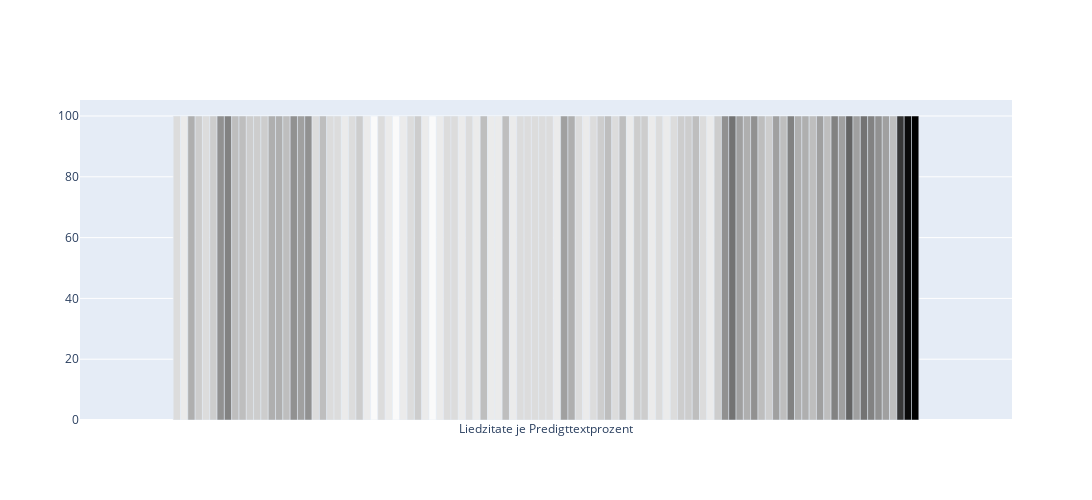

Notebook code cell kept with this figure:
### Code cell
create_song_dist_chart(ids)
#create_song_dist_chart(["E000052", "E000109"])

### Figure 1 — Plotly figure (JSON) as saved in the notebook; plotly's stock layout.template omitted (floating-point values rounded to 4 significant figures)
{"data": [{"hovertemplate": "2 Lied(er) im 1%", "marker": {"color": "rgb(220,220,220)"}, "type": "bar", "x": ["Liedzitate je Predigttextprozent"], "y": [100]}, {"hovertemplate": "1 Lied(er) im 2%", "marker": {"color": "rgb(235,235,235)"}, "type": "bar", "x": ["Liedzitate je Predigttextprozent"], "y": [100]}, {"hovertemplate": "5 Lied(er) im 3%", "marker": {"color": "rgb(175,175,175)"}, "type": "bar", "x": ["Liedzitate je Predigttextprozent"], "y": [100]}, {"hovertemplate": "3 Lied(er) im 4%", "marker": {"color": "rgb(205,205,205)"}, "type": "bar", "x": ["Liedzitate je Predigttextprozent"], "y": [100]}, {"hovertemplate": "2 Lied(er) im 5%", "marker": {"color": "rgb(220,220,220)"}, "type": "bar", "x": ["Liedzitate je Predigttextprozent"], "y": [100]}, {"hovertemplate": "3 Lied(er) im 6%", "marker": {"color": "rgb(205,205,205)"}, "type": "bar", "x": ["Liedzitate je Predigttextprozent"], "y": [100]}, {"hovertemplate": "7 Lied(er) im 7%", "marker": {"color": "rgb(145,145,145)"}, "type": "bar", "x": ["Liedzitate je Predigttextprozent"], "y": [100]}, {"hovertemplate": "8 Lied(er) im 8%", "marker": {"color": "rgb(130,130,130)"}, "type": "bar", "x": ["Liedzitate je Predigttextprozent"], "y": [100]}, {"hovertemplate": "4 Lied(er) im 9%", "marker": {"color": "rgb(190,190,190)"}, "type": "bar", "x": ["Liedzitate je Predigttextprozent"], "y": [100]}, {"hovertemplate": "4 Lied(er) im 10%", "marker": {"color": "rgb(190,190,190)"}, "type": "bar", "x": ["Liedzitate je Predigttextprozent"], "y": [100]}, {"hovertemplate": "3 Lied(er) im 11%", "marker": {"color": "rgb(205,205,205)"}, "type": "bar", "x": ["Liedzitate je Predigttextprozent"], "y": [100]}, {"hovertemplate": "3 Lied(er) im 12%", "marker": {"color": "rgb(205,205,205)"}, "type": "bar", "x": ["Liedzitate je Predigttextprozent"], "y": [100]}, {"hovertemplate": "3 Lied(er) im 13%", "marker": {"color": "rgb(205,205,205)"}, "type": "bar", "x": ["Liedzitate je Predigttextprozent"], "y": [100]}, {"hovertemplate": "5 Lied(er) im 14%", "marker": {"color": "rgb(175,175,175)"}, "type": "bar", "x": ["Liedzitate je Predigttextprozent"], "y": [100]}, {"hovertemplate": "5 Lied(er) im 15%", "marker": {"color": "rgb(175,175,175)"}, "type": "bar", "x": ["Liedzitate je Predigttextprozent"], "y": [100]}, {"hovertemplate": "4 Lied(er) im 16%", "marker": {"color": "rgb(190,190,190)"}, "type": "bar", "x": ["Liedzitate je Predigttextprozent"], "y": [100]}, {"hovertemplate": "7 Lied(er) im 17%", "marker": {"color": "rgb(145,145,145)"}, "type": "bar", "x": ["Liedzitate je Predigttextprozent"], "y": [100]}, {"hovertemplate": "6 Lied(er) im 18%", "marker": {"color": "rgb(160,160,160)"}, "type": "bar", "x": ["Liedzitate je Predigttextprozent"], "y": [100]}, {"hovertemplate": "7 Lied(er) im 19%", "marker": {"color": "rgb(145,145,145)"}, "type": "bar", "x": ["Liedzitate je Predigttextprozent"], "y": [100]}, {"hovertemplate": "2 Lied(er) im 20%", "marker": {"color": "rgb(220,220,220)"}, "type": "bar", "x": ["Liedzitate je Predigttextprozent"], "y": [100]}, {"hovertemplate": "4 Lied(er) im 21%", "marker": {"color": "rgb(190,190,190)"}, "type": "bar", "x": ["Liedzitate je Predigttextprozent"], "y": [100]}, {"hovertemplate": "2 Lied(er) im 22%", "marker": {"color": "rgb(220,220,220)"}, "type": "bar", "x": ["Liedzitate je Predigttextprozent"], "y": [100]}, {"hovertemplate": "2 Lied(er) im 23%", "marker": {"color": "rgb(220,220,220)"}, "type": "bar", "x": ["Liedzitate je Predigttextprozent"], "y": [100]}, {"hovertemplate": "1 Lied(er) im 24%", "marker": {"color": "rgb(235,235,235)"}, "type": "bar", "x": ["Liedzitate je Predigttextprozent"], "y": [100]}, {"hovertemplate": "2 Lied(er) im 25%", "marker": {"color": "rgb(220,220,220)"}, "type": "bar", "x": ["Liedzitate je Predigttextprozent"], "y": [100]}, {"hovertemplate": "3 Lied(er) im 26%", "marker": {"color": "rgb(205,205,205)"}, "type": "bar", "x": ["Liedzitate je Predigttextprozent"], "y": [100]}, {"hovertemplate": "1 Lied(er) im 27%", "marker": {"color": "rgb(235,235,235)"}, "type": "bar", "x": ["Liedzitate je Predigttextprozent"], "y": [100]}, {"hovertemplate": "0 Lied(er) im 28%", "marker": {"color": "rgb(250,250,250)"}, "type": "bar", "x": ["Liedzitate je Predigttextprozent"], "y": [100]}, {"hovertemplate": "2 Lied(er) im 29%", "marker": {"color": "rgb(220,220,220)"}, "type": "bar", "x": ["Liedzitate je Predigttextprozent"], "y": [100]}, {"hovertemplate": "1 Lied(er) im 30%", "marker": {"color": "rgb(235,235,235)"}, "type": "bar", "x": ["Liedzitate je Predigttextprozent"], "y": [100]}, {"hovertemplate": "0 Lied(er) im 31%", "marker": {"color": "rgb(250,250,250)"}, "type": "bar", "x": ["Liedzitate je Predigttextprozent"], "y": [100]}, {"hovertemplate": "1 Lied(er) im 32%", "marker": {"color": "rgb(235,235,235)"}, "type": "bar", "x": ["Liedzitate je Predigttextprozent"], "y": [100]}, {"hovertemplate": "2 Lied(er) im 33%", "marker": {"color": "rgb(220,220,220)"}, "type": "bar", "x": ["Liedzitate je Predigttextprozent"], "y": [100]}, {"hovertemplate": "3 Lied(er) im 34%", "marker": {"color": "rgb(205,205,205)"}, "type": "bar", "x": ["Liedzitate je Predigttextprozent"], "y": [100]}, {"hovertemplate": "1 Lied(er) im 35%", "marker": {"color": "rgb(235,235,235)"}, "type": "bar", "x": ["Liedzitate je Predigttextprozent"], "y": [100]}, {"hovertemplate": "0 Lied(er) im 36%", "marker": {"color": "rgb(250,250,250)"}, "type": "bar", "x": ["Liedzitate je Predigttextprozent"], "y": [100]}, {"hovertemplate": "1 Lied(er) im 37%", "marker": {"color": "rgb(235,235,235)"}, "type": "bar", "x": ["Liedzitate je Predigttextprozent"], "y": [100]}, {"hovertemplate": "2 Lied(er) im 38%", "marker": {"color": "rgb(220,220,220)"}, "type": "bar", "x": ["Liedzitate je Predigttextprozent"], "y": [100]}, {"hovertemplate": "2 Lied(er) im 39%", "marker": {"color": "rgb(220,220,220)"}, "type": "bar", "x": ["Liedzitate je Predigttextprozent"], "y": [100]}, {"hovertemplate": "1 Lied(er) im 40%", "marker": {"color": "rgb(235,235,235)"}, "type": "bar", "x": ["Liedzitate je Predigttextprozent"], "y": [100]}, {"hovertemplate": "2 Lied(er) im 41%", "marker": {"color": "rgb(220,220,220)"}, "type": "bar", "x": ["Liedzitate je Predigttextprozent"], "y": [100]}, {"hovertemplate": "1 Lied(er) im 42%", "marker": {"color": "rgb(235,235,235)"}, "type": "bar", "x": ["Liedzitate je Predigttextprozent"], "y": [100]}, {"hovertemplate": "4 Lied(er) im 43%", "marker": {"color": "rgb(190,190,190)"}, "type": "bar", "x": ["Liedzitate je Predigttextprozent"], "y": [100]}, {"hovertemplate": "1 Lied(er) im 44%", "marker": {"color": "rgb(235,235,235)"}, "type": "bar", "x": ["Liedzitate je Predigttextprozent"], "y": [100]}, {"hovertemplate": "1 Lied(er) im 45%", "marker": {"color": "rgb(235,235,235)"}, "type": "bar", "x": ["Liedzitate je Predigttextprozent"], "y": [100]}, {"hovertemplate": "4 Lied(er) im 46%", "marker": {"color": "rgb(190,190,190)"}, "type": "bar", "x": ["Liedzitate je Predigttextprozent"], "y": [100]}, {"hovertemplate": "1 Lied(er) im 47%", "marker": {"color": "rgb(235,235,235)"}, "type": "bar", "x": ["Liedzitate je Predigttextprozent"], "y": [100]}, {"hovertemplate": "2 Lied(er) im 48%", "marker": {"color": "rgb(220,220,220)"}, "type": "bar", "x": ["Liedzitate je Predigttextprozent"], "y": [100]}, {"hovertemplate": "2 Lied(er) im 49%", "marker": {"color": "rgb(220,220,220)"}, "type": "bar", "x": ["Liedzitate je Predigttextprozent"], "y": [100]}, {"hovertemplate": "2 Lied(er) im 50%", "marker": {"color": "rgb(220,220,220)"}, "type": "bar", "x": ["Liedzitate je Predigttextprozent"], "y": [100]}, {"hovertemplate": "2 Lied(er) im 51%", "marker": {"color": "rgb(220,220,220)"}, "type": "bar", "x": ["Liedzitate je Predigttextprozent"], "y": [100]}, {"hovertemplate": "2 Lied(er) im 52%", "marker": {"color": "rgb(220,220,220)"}, "type": "bar", "x": ["Liedzitate je Predigttextprozent"], "y": [100]}, {"hovertemplate": "1 Lied(er) im 53%", "marker": {"color": "rgb(235,235,235)"}, "type": "bar", "x": ["Liedzitate je Predigttextprozent"], "y": [100]}, {"hovertemplate": "6 Lied(er) im 54%", "marker": {"color": "rgb(160,160,160)"}, "type": "bar", "x": ["Liedzitate je Predigttextprozent"], "y": [100]}, {"hovertemplate": "5 Lied(er) im 55%", "marker": {"color": "rgb(175,175,175)"}, "type": "bar", "x": ["Liedzitate je Predigttextprozent"], "y": [100]}, {"hovertemplate": "2 Lied(er) im 56%", "marker": {"color": "rgb(220,220,220)"}, "type": "bar", "x": ["Liedzitate je Predigttextprozent"], "y": [100]}, {"hovertemplate": "1 Lied(er) im 57%", "marker": {"color": "rgb(235,235,235)"}, "type": "bar", "x": ["Liedzitate je Predigttextprozent"], "y": [100]}, {"hovertemplate": "2 Lied(er) im 58%", "marker": {"color": "rgb(220,220,220)"}, "type": "bar", "x": ["Liedzitate je Predigttextprozent"], "y": [100]}, {"hovertemplate": "3 Lied(er) im 59%", "marker": {"color": "rgb(205,205,205)"}, "type": "bar", "x": ["Liedzitate je Predigttextprozent"], "y": [100]}, {"hovertemplate": "4 Lied(er) im 60%", "marker": {"color": "rgb(190,190,190)"}, "type": "bar", "x": ["Liedzitate je Predigttextprozent"], "y": [100]}, {"hovertemplate": "2 Lied(er) im 61%", "marker": {"color": "rgb(220,220,220)"}, "type": "bar", "x": ["Liedzitate je Predigttextprozent"], "y": [100]}, {"hovertemplate": "4 Lied(er) im 62%", "marker": {"color": "rgb(190,190,190)"}, "type": "bar", "x": ["Liedzitate je Predigttextprozent"], "y": [100]}, {"hovertemplate": "1 Lied(er) im 63%", "marker": {"color": "rgb(235,235,235)"}, "type": "bar", "x": ["Liedzitate je Predigttextprozent"], "y": [100]}, {"hovertemplate": "3 Lied(er) im 64%", "marker": {"color": "rgb(205,205,205)"}, "type": "bar", "x": ["Liedzitate je Predigttextprozent"], "y": [100]}, {"hovertemplate": "3 Lied(er) im 65%", "marker": {"color": "rgb(205,205,205)"}, "type": "bar", "x": ["Liedzitate je Predigttextprozent"], "y": [100]}, {"hovertemplate": "1 Lied(er) im 66%", "marker": {"color": "rgb(235,235,235)"}, "type": "bar", "x": ["Liedzitate je Predigttextprozent"], "y": [100]}, {"hovertemplate": "2 Lied(er) im 67%", "marker": {"color": "rgb(220,220,220)"}, "type": "bar", "x": ["Liedzitate je Predigttextprozent"], "y": [100]}, {"hovertemplate": "1 Lied(er) im 68%", "marker": {"color": "rgb(235,235,235)"}, "type": "bar", "x": ["Liedzitate je Predigttextprozent"], "y": [100]}, {"hovertemplate": "2 Lied(er) im 69%", "marker": {"color": "rgb(220,220,220)"}, "type": "bar", "x": ["Liedzitate je Predigttextprozent"], "y": [100]}, {"hovertemplate": "3 Lied(er) im 70%", "marker": {"color": "rgb(205,205,205)"}, "type": "bar", "x": ["Liedzitate je Predigttextprozent"], "y": [100]}, {"hovertemplate": "3 Lied(er) im 71%", "marker": {"color": "rgb(205,205,205)"}, "type": "bar", "x": ["Liedzitate je Predigttextprozent"], "y": [100]}, {"hovertemplate": "4 Lied(er) im 72%", "marker": {"color": "rgb(190,190,190)"}, "type": "bar", "x": ["Liedzitate je Predigttextprozent"], "y": [100]}, {"hovertemplate": "2 Lied(er) im 73%", "marker": {"color": "rgb(220,220,220)"}, "type": "bar", "x": ["Liedzitate je Predigttextprozent"], "y": [100]}, {"hovertemplate": "1 Lied(er) im 74%", "marker": {"color": "rgb(235,235,235)"}, "type": "bar", "x": ["Liedzitate je Predigttextprozent"], "y": [100]}, {"hovertemplate": "3 Lied(er) im 75%", "marker": {"color": "rgb(205,205,205)"}, "type": "bar", "x": ["Liedzitate je Predigttextprozent"], "y": [100]}, {"hovertemplate": "7 Lied(er) im 76%", "marker": {"color": "rgb(145,145,145)"}, "type": "bar", "x": ["Liedzitate je Predigttextprozent"], "y": [100]}, {"hovertemplate": "9 Lied(er) im 77%", "marker": {"color": "rgb(115,115,115)"}, "type": "bar", "x": ["Liedzitate je Predigttextprozent"], "y": [100]}, {"hovertemplate": "6 Lied(er) im 78%", "marker": {"color": "rgb(160,160,160)"}, "type": "bar", "x": ["Liedzitate je Predigttextprozent"], "y": [100]}, {"hovertemplate": "5 Lied(er) im 79%", "marker": {"color": "rgb(175,175,175)"}, "type": "bar", "x": ["Liedzitate je Predigttextprozent"], "y": [100]}, {"hovertemplate": "7 Lied(er) im 80%", "marker": {"color": "rgb(145,145,145)"}, "type": "bar", "x": ["Liedzitate je Predigttextprozent"], "y": [100]}, {"hovertemplate": "4 Lied(er) im 81%", "marker": {"color": "rgb(190,190,190)"}, "type": "bar", "x": ["Liedzitate je Predigttextprozent"], "y": [100]}, {"hovertemplate": "3 Lied(er) im 82%", "marker": {"color": "rgb(205,205,205)"}, "type": "bar", "x": ["Liedzitate je Predigttextprozent"], "y": [100]}, {"hovertemplate": "6 Lied(er) im 83%", "marker": {"color": "rgb(160,160,160)"}, "type": "bar", "x": ["Liedzitate je Predigttextprozent"], "y": [100]}, {"hovertemplate": "4 Lied(er) im 84%", "marker": {"color": "rgb(190,190,190)"}, "type": "bar", "x": ["Liedzitate je Predigttextprozent"], "y": [100]}, {"hovertemplate": "8 Lied(er) im 85%", "marker": {"color": "rgb(130,130,130)"}, "type": "bar", "x": ["Liedzitate je Predigttextprozent"], "y": [100]}, {"hovertemplate": "5 Lied(er) im 86%", "marker": {"color": "rgb(175,175,175)"}, "type": "bar", "x": ["Liedzitate je Predigttextprozent"], "y": [100]}, {"hovertemplate": "5 Lied(er) im 87%", "marker": {"color": "rgb(175,175,175)"}, "type": "bar", "x": ["Liedzitate je Predigttextprozent"], "y": [100]}, {"hovertemplate": "4 Lied(er) im 88%", "marker": {"color": "rgb(190,190,190)"}, "type": "bar", "x": ["Liedzitate je Predigttextprozent"], "y": [100]}, {"hovertemplate": "6 Lied(er) im 89%", "marker": {"color": "rgb(160,160,160)"}, "type": "bar", "x": ["Liedzitate je Predigttextprozent"], "y": [100]}, {"hovertemplate": "4 Lied(er) im 90%", "marker": {"color": "rgb(190,190,190)"}, "type": "bar", "x": ["Liedzitate je Predigttextprozent"], "y": [100]}, {"hovertemplate": "8 Lied(er) im 91%", "marker": {"color": "rgb(130,130,130)"}, "type": "bar", "x": ["Liedzitate je Predigttextprozent"], "y": [100]}, {"hovertemplate": "6 Lied(er) im 92%", "marker": {"color": "rgb(160,160,160)"}, "type": "bar", "x": ["Liedzitate je Predigttextprozent"], "y": [100]}, {"hovertemplate": "10 Lied(er) im 93%", "marker": {"color": "rgb(100,100,100)"}, "type": "bar", "x": ["Liedzitate je Predigttextprozent"], "y": [100]}, {"hovertemplate": "6 Lied(er) im 94%", "marker": {"color": "rgb(160,160,160)"}, "type": "bar", "x": ["Liedzitate je Predigttextprozent"], "y": [100]}, {"hovertemplate": "9 Lied(er) im 95%", "marker": {"color": "rgb(115,115,115)"}, "type": "bar", "x": ["Liedzitate je Predigttextprozent"], "y": [100]}, {"hovertemplate": "8 Lied(er) im 96%", "marker": {"color": "rgb(130,130,130)"}, "type": "bar", "x": ["Liedzitate je Predigttextprozent"], "y": [100]}, {"hovertemplate": "7 Lied(er) im 97%", "marker": {"color": "rgb(145,145,145)"}, "type": "bar", "x": ["Liedzitate je Predigttextprozent"], "y": [100]}, {"hovertemplate": "6 Lied(er) im 98%", "marker": {"color": "rgb(160,160,160)"}, "type": "bar", "x": ["Liedzitate je Predigttextprozent"], "y": [100]}, {"hovertemplate": "4 Lied(er) im 99%", "marker": {"color": "rgb(190,190,190)"}, "type": "bar", "x": ["Liedzitate je Predigttextprozent"], "y": [100]}, {"hovertemplate": "13 Lied(er) im 100%", "marker": {"color": "rgb(55,55,55)"}, "type": "bar", "x": ["Liedzitate je Predigttextprozent"], "y": [100]}, {"hovertemplate": "16 Lied(er) im 101%", "marker": {"color": "rgb(10,10,10)"}, "type": "bar", "x": ["Liedzitate je Predigttextprozent"], "y": [100]}, {"hovertemplate": "19 Lied(er) im 102%", "marker": {"color": "rgb(0,0,0)"}, "type": "bar", "x": ["Liedzitate je Predigttextprozent"], "y": [100]}], "layout": {"height": 500, "showlegend": false, "width": 1500}}
